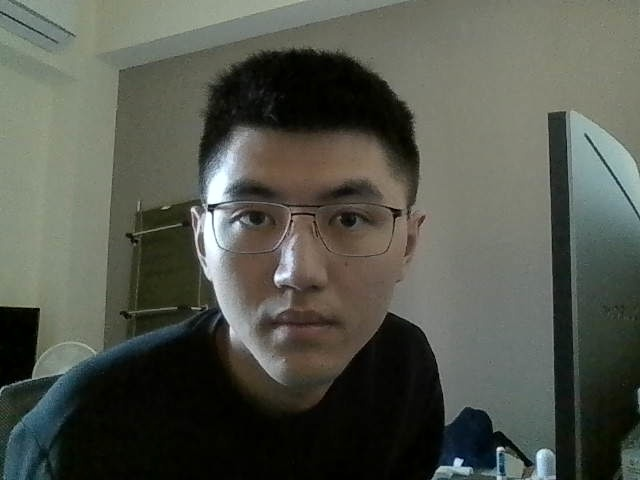
#> input picture 圖像識別/作業三/image2.jpg, 640 x 480 px, given in place of the camera
$ jupyter execute 113_hw3_01_edge_detection.ipynb
#> lines starting #> are read from the running program, lines starting #| are printed output that depends on the picture
[cell 1]
import cv2
from IPython.display import Image, display

cap = cv2.VideoCapture(0) # 讀取攝影鏡頭（webcam）

while True:
    ret, frame = cap.read() # 捕獲一個影格
#> frame is the input picture: shape (480, 640, 3); mean B, G, R 76.6, 86, 82.8
    if not ret:
        break

    # 使用 Canny 邊緣檢測
    gray = cv2.cvtColor(frame, cv2.COLOR_BGR2GRAY)  # 轉換為灰階
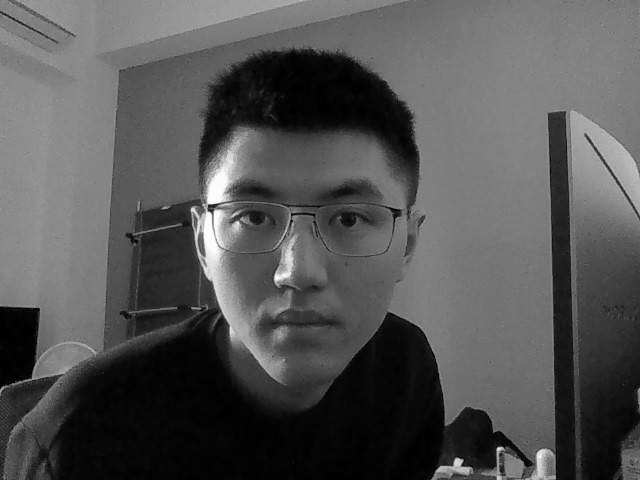
#> gray: shape (480, 640); min 0, max 254, mean 84
    gray = cv2.medianBlur(gray, 7) # 執行影像平滑模糊化
    edges = cv2.Canny(gray, 36, 36)  # 使用 Canny 邊緣檢測
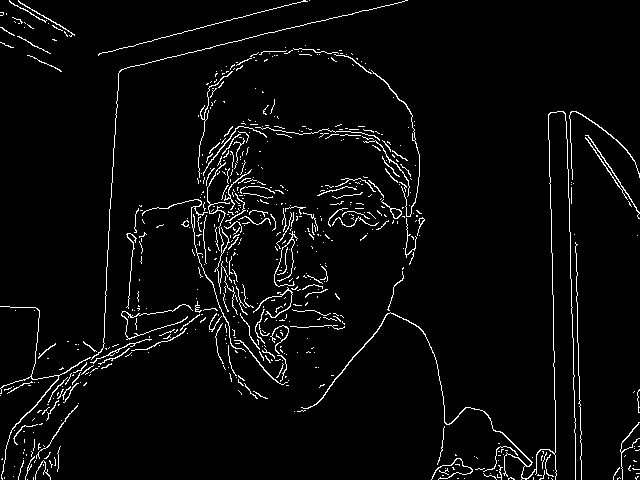
#> edges: shape (480, 640); 3.8% white in thin lines or dots

    edges_bgr = cv2.cvtColor(edges, cv2.COLOR_GRAY2BGR) #顯示圖片是以RGB的形式，所以轉回RGB的形式
#> edges_bgr: shape (480, 640, 3); 3.8% white in thin lines or dots

    cv2.imshow('Live Video', edges_bgr) # 顯示當前影格


    # 等待按鍵輸入，並檢查是否按下 'a' 鍵儲存當前影像，或 'q' 鍵退出
    key = cv2.waitKey(5) & 0xFF
#> (key q is pressed here)
    if key == ord('a'):  # 按下 'a' 鍵儲存當前影像
        cv2.imwrite('edge.png', edges_bgr)
        print("Screenshot saved as edge.png")
        display(Image(filename='edge.png'))

    if key == ord('q'):  # 按下 'q' 鍵退出
        break

# 釋放攝影鏡頭資源並關閉所有視窗
cap.release()
cv2.destroyAllWindows()

$ run again, on 圖像識別/作業三/image5.jpg
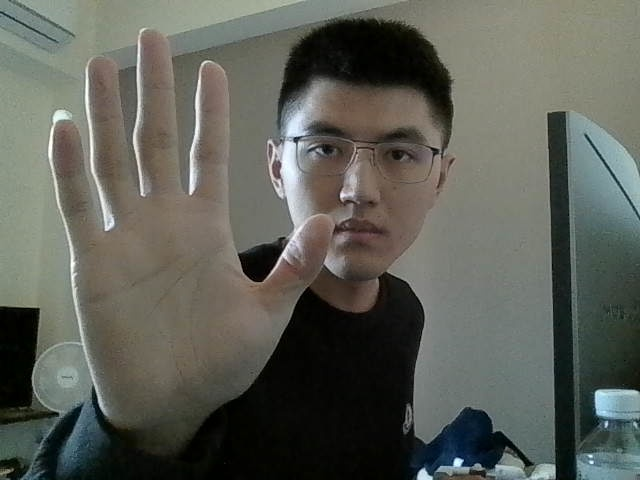
#> input picture 圖像識別/作業三/image5.jpg, 640 x 480 px, given in place of the camera
#> frame is the input picture: shape (480, 640, 3); mean B, G, R 87.7, 95.4, 93.3
#> `gray = cv2.medianBlur(gray, 7)`:
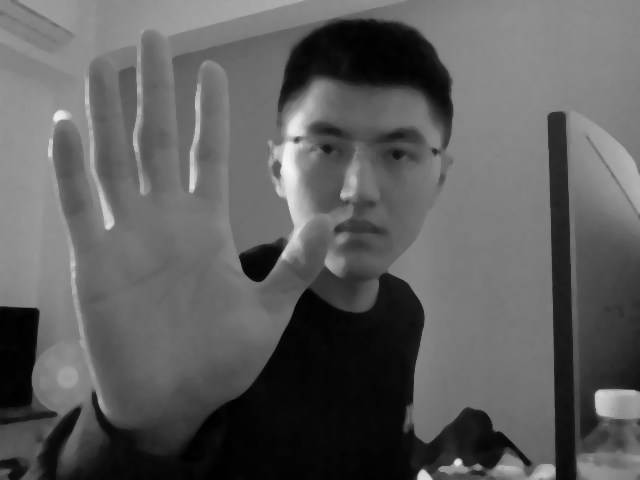
#> gray: shape (480, 640); min 1, max 245, mean 93.6
#> `edges = cv2.Canny(gray, 36, 36)`:
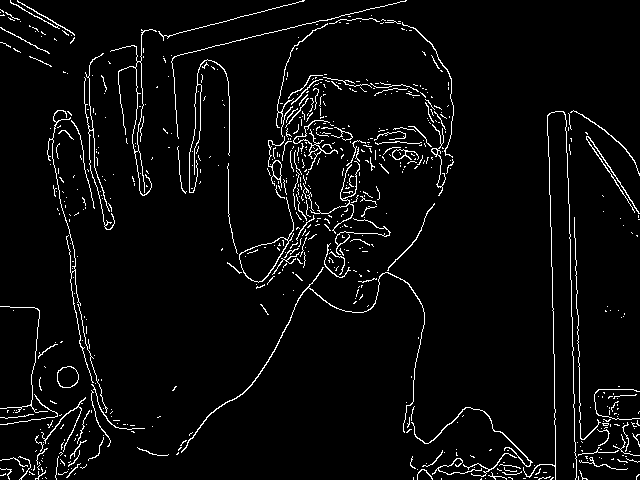
#> edges: shape (480, 640); 4.2% white in thin lines or dots
#> edges_bgr: shape (480, 640, 3); 4.2% white in thin lines or dots
